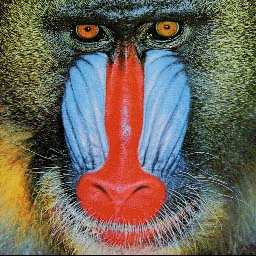
#> input picture images/original/mandrill.png, 256 x 256 px, found by its file name
$ python encrypt.py
#> lines starting #> are read from the running program, lines starting #| are printed output that depends on the picture
import numpy as np
from PIL import Image
from numpy import asarray
import galois
import random
import hashlib


imgg = Image.open("mandrill.png")
#> imgg is the input picture: PIL image 256x256 P; mean R, G, B 111.1, 101.2, 89.3
img=imgg.convert('L')
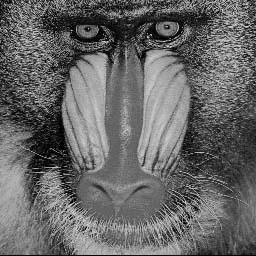
#> img: PIL image 256x256 L; min 1, max 209, mean 102.8
 # getting the number of channels
channel_count = len(img.getbands())
#> channel_count = 1
#print(channel_count)
img_arr = np.reshape(img, (img.height, img.width, channel_count))
 # splitting up channels
channels = [img_arr[:,:,x] for x in range(channel_count)]
#> channels = 1 item
 # setting up a shuffling order for rows
random_perm = np.random.permutation(img.height)
 # reordering the rows with respect to the permutation
 #shuffled_img_arr = np.dstack([x[random_perm, :] for x in channels]).astype(np.uint8)
shuffled_img_arr = np.dstack([x[random_perm, :] for x in channels]).astype(np.uint8)
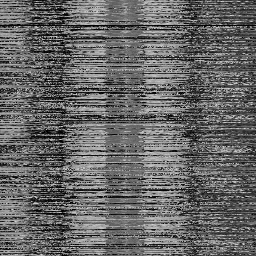
#> shuffled_img_arr: shape (256, 256, 1); min 1, max 209, mean 102.8
 # creating the Image from the shuffled array
if(channel_count==1):
    shuf=np.squeeze(shuffled_img_arr,axis=2)
    shuffled_img=Image.fromarray((shuf))
else:
    shuffled_img=Image.fromarray((shuffled_img_arr))
 # saving the shuffled file
 #shuffled_img.save("spepper.jpg")
 #print(shuffled_img)
 #Matrix multiplication using galois field
#> (the run stopped early here; a loop or call above may not have finished)

$ run again, with images/original/cam.jpg saved as images/original/mandrill.png
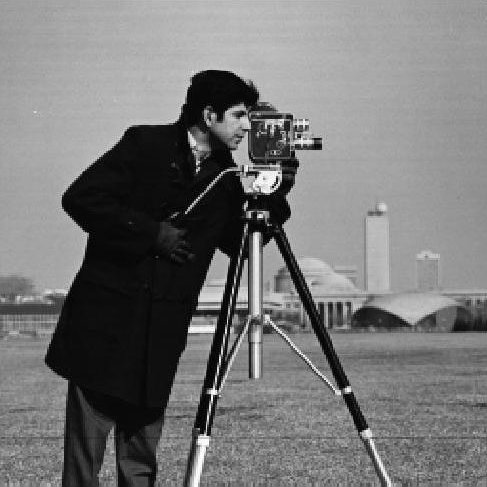
#> input picture images/original/cam.jpg, 487 x 487 px, found by its file name
#> imgg is the input picture: PIL image 487x487 L; min 0, max 255, mean 118.6
#> channel_count = 1
#> channels = 1 item
#> `shuffled_img_arr = np.dstack([x[random_perm, :] for x in channels]).as..`:
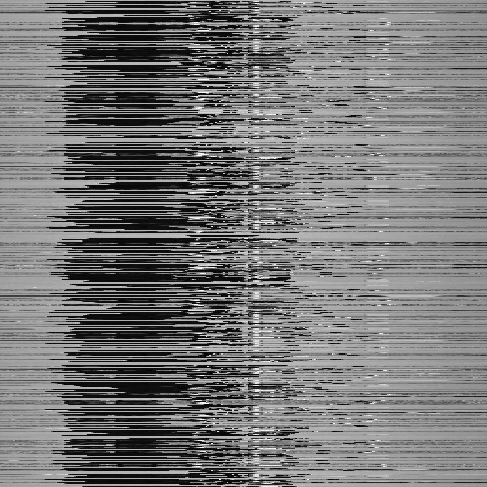
#> shuffled_img_arr: shape (487, 487, 1); min 0, max 255, mean 118.6

$ run again, with images/original/feather.jpg saved as images/original/mandrill.png
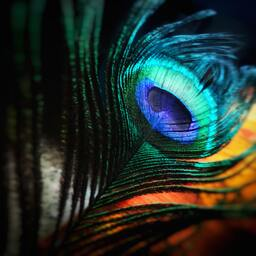
#> input picture images/original/feather.jpg, 256 x 256 px, found by its file name
#> imgg is the input picture: PIL image 256x256 RGB; mean R, G, B 34.9, 49.1, 44
#> `img=imgg.convert('L')`:
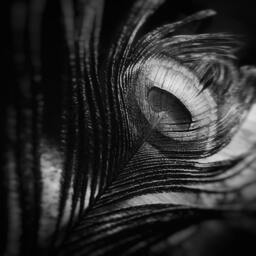
#> img: PIL image 256x256 L; min 0, max 236, mean 44.3
#> channel_count = 1
#> channels = 1 item
#> `shuffled_img_arr = np.dstack([x[random_perm, :] for x in channels]).as..`:
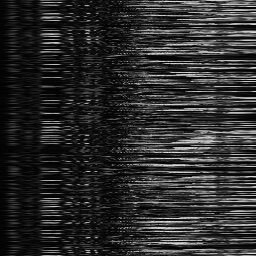
#> shuffled_img_arr: shape (256, 256, 1); min 0, max 236, mean 44.3

$ run again, with images/original/land.jpg saved as images/original/mandrill.png
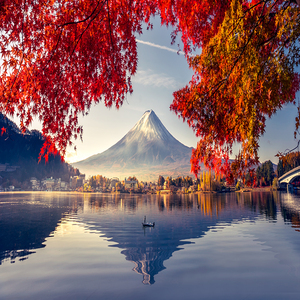
#> input picture images/original/land.jpg, 300 x 300 px, found by its file name
#> imgg is the input picture: PIL image 300x300 RGB; mean R, G, B 131.8, 95.1, 98.5
#> `img=imgg.convert('L')`:
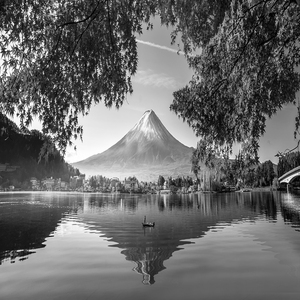
#> img: PIL image 300x300 L; min 0, max 255, mean 106.4
#> channel_count = 1
#> channels = 1 item
#> `shuffled_img_arr = np.dstack([x[random_perm, :] for x in channels]).as..`:
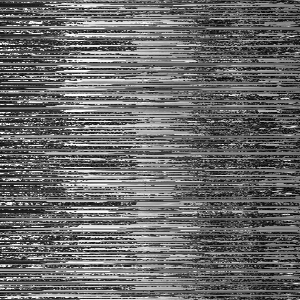
#> shuffled_img_arr: shape (300, 300, 1); min 0, max 255, mean 106.4
